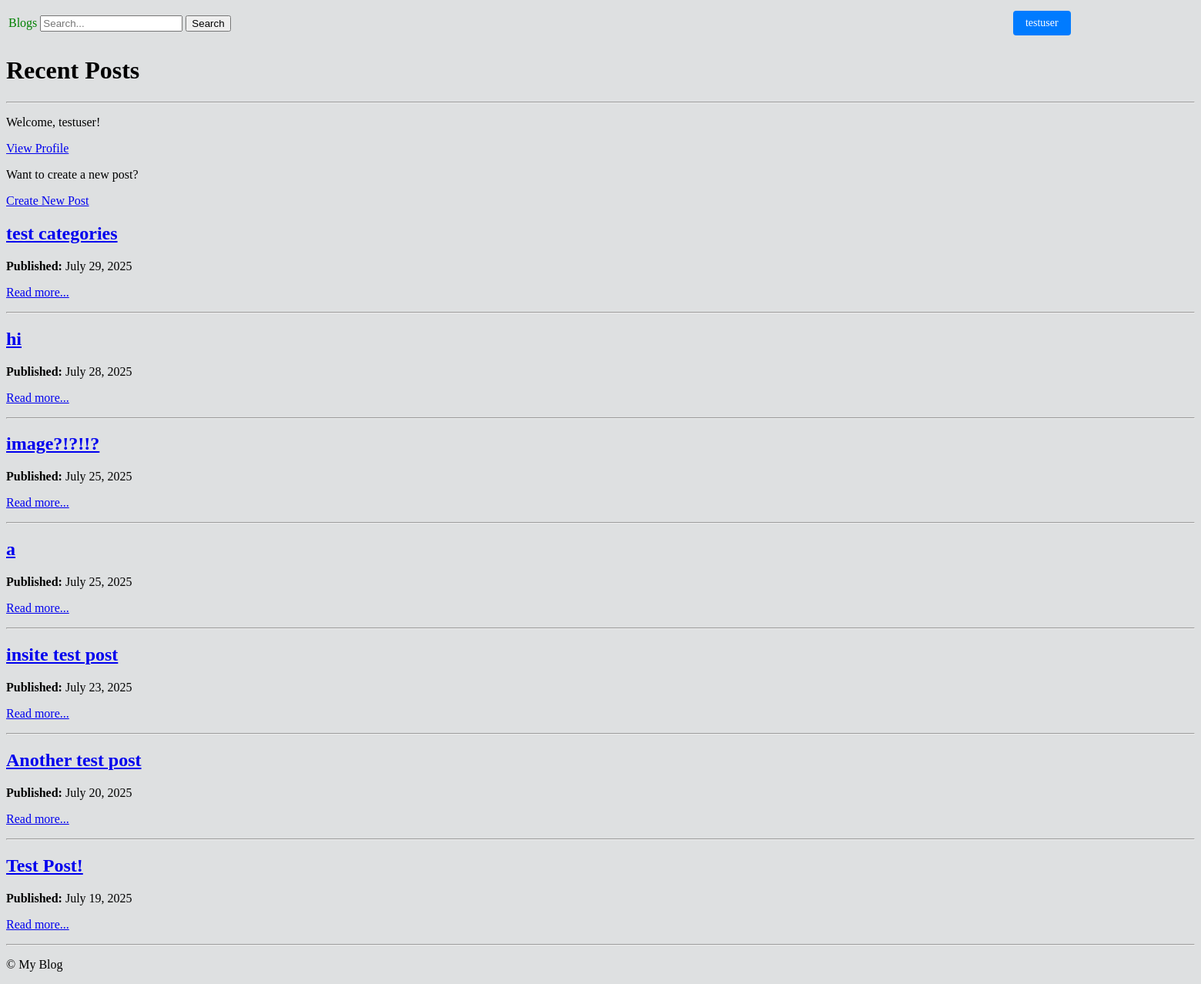
Screenshot of /posts/ (signed in) with the database file from the repository.
### blog/models.py (models this page shows, shortened)
class Post(models.Model):
    author = models.ForeignKey(User, on_delete=models.CASCADE)
    title = models.CharField(max_length=200)
    body = models.TextField()
    view_count = models.PositiveIntegerField(default=0)
    category = models.CharField(max_length=100, blank=True, null=True)
    tags = models.CharField(max_length=200, blank=True, null=True)
    created_at = models.DateTimeField(auto_now_add=True)
    updated_at = models.DateTimeField(auto_now=True)
    scheduled_publish = models.DateTimeField(blank=True, null=True)
    is_published = models.BooleanField(default=False)
    attachments = models.FileField(upload_to='attachments/', blank=True, null=True)

### blog/views.py (the view)
# urls.py: path('posts/', views.PostListView.as_view(), name='post-list'),
class PostListView(generic.ListView):
    model = Post
    template_name = 'blog/post_list.html'
    context_object_name = 'posts'
    def get_queryset(self):
        return Post.objects.filter(is_published=True).order_by('-created_at')

### blog/templates/blog/post_list.html (shortened to what this page needs)
{% extends "base.html" %}
{% block content %}
  <h1>Recent Posts</h1>
  <hr>
  {% if user.is_authenticated %}
    <p>Welcome, {{ user.username }}!</p>
    <p><a href="{% url 'users:profile' user.username %}">View Profile</a></p>
  {% endif %}
  <p>Want to create a new post?</p>
  <p><a href="{% url 'blog:post-create' %}" class="btn btn-primary">Create New Post</a></p>
  {% for post in posts %}
    <div class="post-summary">
      <h2>
        <a href="{% url 'blog:post-detail' post.pk %}">{{ post.title }}</a>
      </h2>
      <p><strong>Published:</strong> {{ post.created_at|date:"F j, Y" }}</p>
      <p>
        <a href="{% url 'blog:post-detail' post.pk %}">Read more...</a>
      </p>
      <hr>
    </div>
  {% empty %}
    <p>No posts have been published yet.</p>
  {% endfor %}
{% endblock %}

### blog/templates/base.html (shortened to what this page needs)
{% load static %}
<!DOCTYPE html>
<html lang="en">
<head>
    <link rel="stylesheet" href="{% static 'style.css' %}">
</head>
<body>
    <header>
        <nav>
            <table>
                <tr>
                    <td>
                        <a href="{% url 'blog:post-list' %}" class="top-link">Blogs</a>
                    </td>
                    <td>
                        <form action="/search" method="get">
                            <input type="search" id="site-search" name="q" placeholder="Search...">
                            <button type="submit">Search</button>
                        </form>
                    </td>
                    <td>
                        {% if user.is_authenticated %}
                        <table>
                            <tr>
                                <td>
                                    <a href="{% url 'users:profile' user.username %}" class="button-link">{{ user.username }}</a>
                                </td>
                                <td>
                                    <form method="post" action="{% url 'users:logout' %}">
                                    </form>
                                </td>
                            </tr>
                        </table>
                        {% endif %}
                    </td>
                </tr>
            </table>
        </nav>
    </header>
    <main>
        {% block content %}{% endblock %}
    </main>
    <footer>
        <p>&copy; {{ now|date:"Y" }} My Blog</p>
    </footer>
</body>
</html>

### blog/static/style.css (style rules this page uses)
body { background-color: rgb(222, 224, 225); font-family: verdana; }
.button-link { display: inline-block; padding: 8px 16px; font-size: 14px; background-color: #007BFF; color: white; text-decoration: none; border: none; border-radius: 4px; transition: background-color 0.2s ease-in-out; position: relative; left: 1350%; }
.top-link { color: green; text-decoration: none; }

### rows the page displays
Post: title "test categories", created_at "July 29, 2025"
Post: title "hi", created_at "July 28, 2025"
Post: title "image?!?!!?", created_at "July 25, 2025"
Post: title "a", created_at "July 25, 2025"
Post: title "insite test post", created_at "July 23, 2025"
Post: title "Another test post", created_at "July 20, 2025"
Post: title "Test Post!", created_at "July 19, 2025"

### other values shown
{{ user.username }} "testuser"
